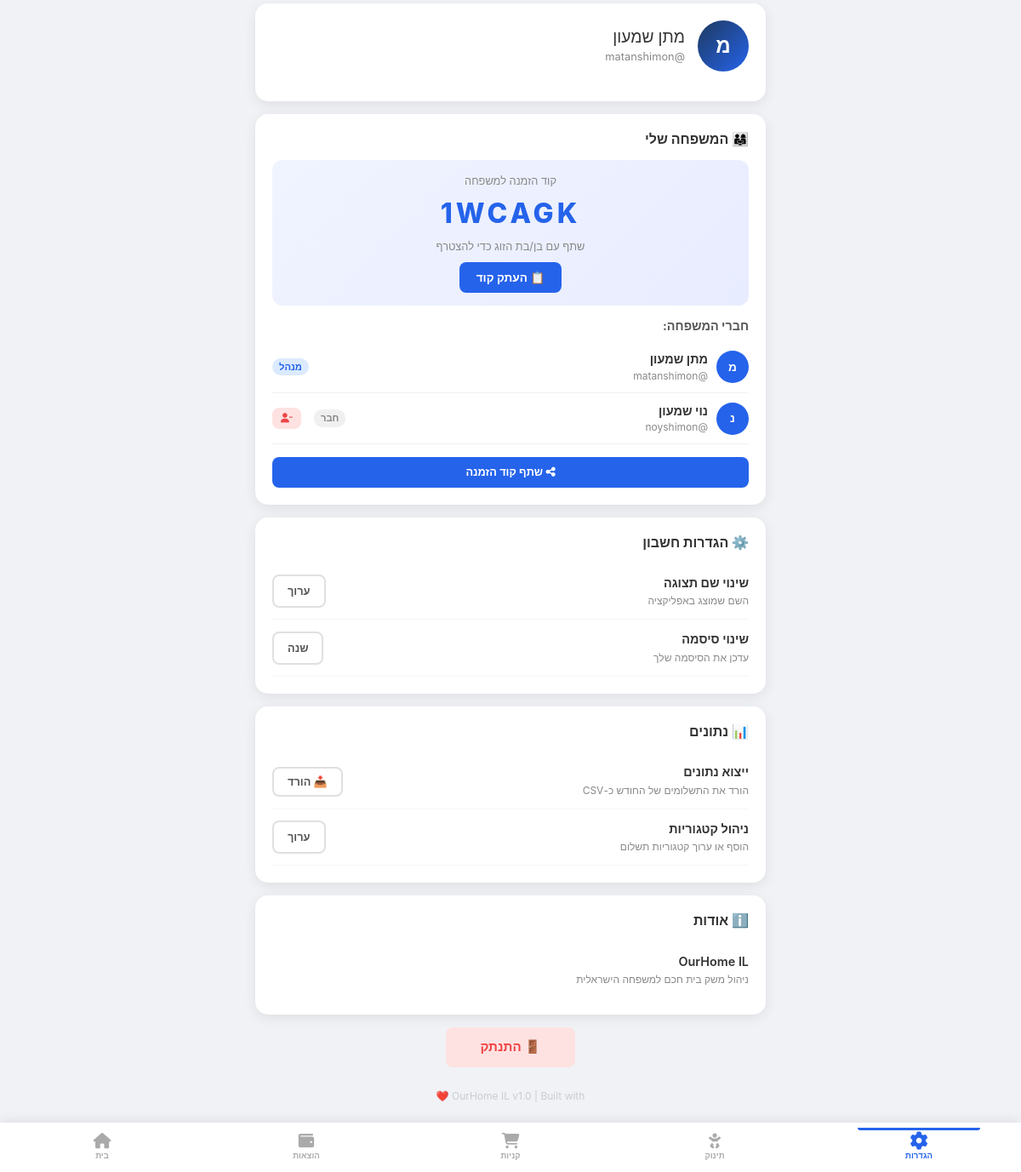
The app's page /settings (signed in) with its own data.
### tables this page shows
CREATE TABLE users (
                id INTEGER PRIMARY KEY AUTOINCREMENT, username TEXT UNIQUE NOT NULL,
                email TEXT DEFAULT '', display_name TEXT DEFAULT '',
                password_hash TEXT NOT NULL, family_id INTEGER,
                created_at TIMESTAMP DEFAULT CURRENT_TIMESTAMP, is_admin BOOLEAN DEFAULT FALSE, reset_token TEXT DEFAULT "", reset_token_exp TIMESTAMP,
                FOREIGN KEY (family_id) REFERENCES families(id));

CREATE TABLE families (
                id INTEGER PRIMARY KEY AUTOINCREMENT, name TEXT NOT NULL,
                invite_code TEXT UNIQUE NOT NULL, created_by INTEGER,
                created_at TIMESTAMP DEFAULT CURRENT_TIMESTAMP);

### app.py (the view)
@app.route('/settings')
@require_auth
def settings():
    family = None
    members = []
    if session.get('family_id'):
        with get_db() as conn:
            family = conn.execute('SELECT * FROM families WHERE id=?', (session['family_id'],)).fetchone()
            members = conn.execute('SELECT id,display_name,username FROM users WHERE family_id=?',
                                   (session['family_id'],)).fetchall()
    return render_template('settings.html', family=family, members=members)

### app.py (called while the page is built)
@app.after_request
def inject_csrf_token(response):
    response.set_cookie('csrf_token', generate_csrf())
    return response

@app.after_request
def add_no_cache(response):
    if request.endpoint in ('login', 'register'):
        response.headers['Cache-Control'] = 'no-store, no-cache, must-revalidate, max-age=0'
        response.headers['Pragma'] = 'no-cache'
    return response

@app.before_request
def make_session_permanent():
    session.permanent = True

def get_db():
    conn = sqlite3.connect(DATABASE, timeout=10)
    conn.row_factory = sqlite3.Row
    conn.execute('PRAGMA journal_mode=WAL')
    conn.execute('PRAGMA synchronous=NORMAL')
    conn.execute('PRAGMA busy_timeout=5000')
    return conn

def require_auth(f):
    @wraps(f)
    def decorated(*args, **kwargs):
        if 'user_id' not in session: return redirect(url_for('login'))
        if not session.get('family_id') and request.endpoint not in (
                'family_setup', 'create_family', 'join_family', 'logout', 'service_worker'):
            return redirect(url_for('family_setup'))
        return f(*args, **kwargs)
    return decorated

### templates/settings.html (shortened to what this page needs)
{% extends "base.html" %}
{% block content %}
<div class="settings-container">
    <div class="s-card">
        <div class="profile-header">
            <div class="profile-avatar">{{ session.display_name[0] if session.display_name else 'U' }}</div>
            <div class="profile-info">
                <h2>{{ session.display_name }}</h2>
                <p>@{{ session.username }}</p>
            </div>
        </div>
    </div>
    <div class="s-card">
        <h3>👨‍👩‍👧 המשפחה שלי</h3>
        {% if family %}
        <div class="invite-box">
            <div class="invite-label">קוד הזמנה למשפחה</div>
            <div class="invite-code" id="inviteCode">{{ family.invite_code }}</div>
            <div class="invite-label">שתף עם בן/בת הזוג כדי להצטרף</div>
            <button class="invite-copy" onclick="copyCode()">📋 העתק קוד</button>
        </div>
        <h4 style="font-size:0.9rem; font-weight:700; margin:0 0 10px; color:#555;">חברי המשפחה:</h4>
        {% for member in members %}
        <div class="member-item">
            <div class="member-avatar">{{ member.display_name[0] if member.display_name else '?' }}</div>
            <div class="member-info">
                <div class="member-name">{{ member.display_name or member.username }}</div>
                <div class="member-role">@{{ member.username }}</div>
            </div>
            <span class="member-badge {{ 'admin' if member.id == family.created_by else 'member' }}">
                {{ 'מנהל' if member.id == family.created_by else 'חבר' }}
            </span>
            {% if session.user_id == family.created_by and member.id != family.created_by %}
            <button class="s-btn danger" style="padding:4px 10px; font-size:0.7rem; margin-right:5px;"
                    onclick="removeMember({{ member.id }}, '{{ member.display_name or member.username }}')">
                <i class="fas fa-user-minus"></i>
            </button>
            {% endif %}
        </div>
        {% endfor %}
        <div style="margin-top:15px; display:flex; gap:8px; flex-wrap:wrap;">
            <button class="s-btn primary" style="flex:1;" onclick="shareInvite()">
                <i class="fas fa-share-alt"></i> שתף קוד הזמנה
            </button>
        </div>
        {% endif %}
    </div>
    <div class="s-card">
        <h3>⚙️ הגדרות חשבון</h3>
        <div class="s-row">
            <div class="s-row-info">
                <div class="s-row-label">שינוי שם תצוגה</div>
                <div class="s-row-desc">השם שמוצג באפליקציה</div>
            </div>
            <div class="s-row-action">
                <button class="s-btn outline" onclick="toggleEdit('nameEdit')">ערוך</button>
            </div>
        </div>
        <div class="s-row">
            <div class="s-row-info">
                <div class="s-row-label">שינוי סיסמה</div>
                <div class="s-row-desc">עדכן את הסיסמה שלך</div>
            </div>
            <div class="s-row-action">
                <button class="s-btn outline" onclick="toggleEdit('passEdit')">שנה</button>
            </div>
        </div>
    </div>
    <div class="s-card">
        <h3>📊 נתונים</h3>
        <div class="s-row">
            <div class="s-row-info">
                <div class="s-row-label">ייצוא נתונים</div>
                <div class="s-row-desc">הורד את התשלומים של החודש כ-CSV</div>
            </div>
            <div class="s-row-action">
                <a href="{{ url_for('export_csv') }}" class="s-btn outline" style="text-decoration:none;">📥 הורד</a>
            </div>
        </div>
        <div class="s-row">
            <div class="s-row-info">
                <div class="s-row-label">ניהול קטגוריות</div>
                <div class="s-row-desc">הוסף או ערוך קטגוריות תשלום</div>
            </div>
            <div class="s-row-action">
                <button class="s-btn outline" onclick="toggleEdit('catEdit')">ערוך</button>
            </div>
        </div>
    </div>
    <div class="s-card">
        <h3>ℹ️ אודות</h3>
        <div class="s-row">
            <div class="s-row-info">
                <div class="s-row-label">OurHome IL</div>
                <div class="s-row-desc">ניהול משק בית חכם למשפחה הישראלית</div>
            </div>
        </div>
    </div>
    <div style="text-align:center; margin:15px 0;">
        <a href="{{ url_for('logout') }}" class="s-btn danger" style="text-decoration:none; display:inline-block; padding:12px 40px; font-size:0.95rem;">
            🚪 התנתק
        </a>
    </div>
    <div class="version">OurHome IL v1.0 | Built with ❤️</div>
</div>
{% endblock %}

### templates/base.html (style rules this page uses)
:root { --primary: #2563eb; --bg: #f0f2f5; --card: #ffffff; }
* { -webkit-tap-highlight-color: transparent; }
body { background: var(--bg); min-height: 100vh; font-family: -apple-system, BlinkMacSystemFont, 'Segoe UI', Roboto, sans-serif; padding-bottom: 70px; color: #333; }

### templates/settings.html (style rules this page uses)
.settings-container { max-width: 600px; margin: 0 auto; direction: rtl; }
.s-card { background: white; border-radius: 15px; padding: 20px; box-shadow: 0 4px 15px rgba(0,0,0,0.08); margin-bottom: 15px; }
.s-card h3 { font-size: 1rem; font-weight: 700; margin: 0 0 15px; color: #333; display: flex; align-items: center; gap: 8px; }
.profile-header { display: flex; align-items: center; gap: 15px; margin-bottom: 15px; }
.profile-avatar { width: 60px; height: 60px; border-radius: 50%; background: linear-gradient(135deg, #1e3a5f, #2563eb); color: white; display: flex; align-items: center; justify-content: center; font-size: 1.5rem; font-weight: 700; }
.profile-info h2 { font-size: 1.2rem; margin: 0; color: #333; }
.profile-info p { font-size: 0.8rem; color: #888; margin: 2px 0 0; }
.invite-box { background: linear-gradient(135deg, #f0f4ff, #e8ecff); border-radius: 12px; padding: 15px; text-align: center; margin-bottom: 15px; }
.invite-code { font-size: 2rem; font-weight: 800; letter-spacing: 4px; color: #2563eb; margin: 5px 0; }
.invite-label { font-size: 0.8rem; color: #888; }
.invite-copy { padding: 8px 20px; background: #2563eb; color: white; border: none; border-radius: 8px; font-weight: 600; cursor: pointer; font-size: 0.85rem; margin-top: 8px; }
.member-item { display: flex; align-items: center; gap: 10px; padding: 10px 0; border-bottom: 1px solid #f0f0f0; }
.member-avatar { width: 38px; height: 38px; border-radius: 50%; background: #2563eb; color: white; display: flex; align-items: center; justify-content: center; font-weight: 700; font-size: 0.85rem; }
.member-info { flex: 1; }
.member-name { font-weight: 600; font-size: 0.9rem; color: #333; }
.member-role { font-size: 0.75rem; color: #888; }
.member-badge { font-size: 0.7rem; padding: 2px 8px; border-radius: 10px; font-weight: 600; }
.member-badge.admin { background: #dbeafe; color: #2563eb; }
.member-badge.member { background: #f0f0f0; color: #888; }
.s-row { display: flex; justify-content: space-between; align-items: center; padding: 12px 0; border-bottom: 1px solid #f5f5f5; }
.s-row:last-child { border-bottom: none; }
.s-row-info { flex: 1; }
.s-row-label { font-weight: 600; font-size: 0.9rem; color: #333; }
.s-row-desc { font-size: 0.75rem; color: #888; margin-top: 2px; }
.s-row-action { flex-shrink: 0; }
.s-btn { padding: 8px 16px; border-radius: 8px; font-weight: 600; font-size: 0.8rem; cursor: pointer; border: none; transition: all 0.2s; }
.s-btn.primary { background: #2563eb; color: white; }
.s-btn.danger { background: #fee2e2; color: #ef4444; }
.s-btn.outline { background: none; border: 2px solid #e0e0e0; color: #555; }
.version { text-align: center; color: #ccc; font-size: 0.75rem; padding: 10px 0; }

### records on screen
users: display_name "מתן שמעון", username "matanshimon", display_name "מ"
families: invite_code "1WCAGK", created_by "מנהל", created_by "חבר"
users: display_name "נ", display_name "נוי שמעון", username "noyshimon"

### other values on screen
{{ session.display_name[0] if session.display_name else 'U' }} "מ"
